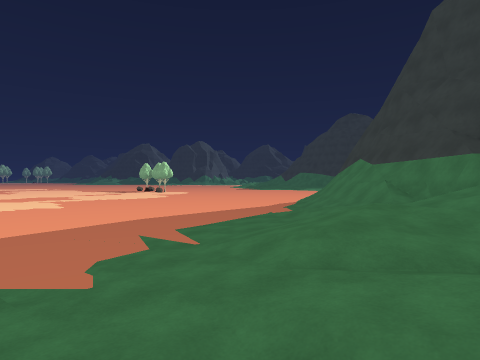
[1] (above)

17 first-person views from a walk through a 3-D level made in the Unity game engine. The camera is 1.3 m above the floor, looks level and sees 75° across. The floor is counted in squares, 2 m on a side. Each view is taken from the middle of a square. On the plan, view 1 faces up. The plan holds only what a view shows up to about 10 squares ahead; the rest is blank. The place goes on beyond the plan.

[2]
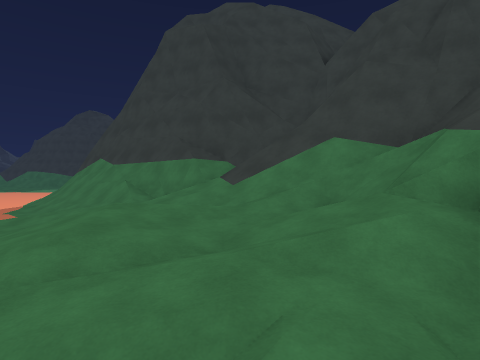

[3]
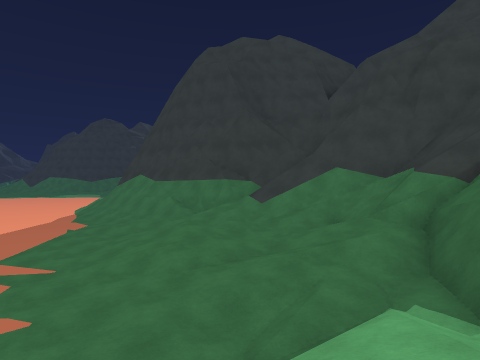

[4]
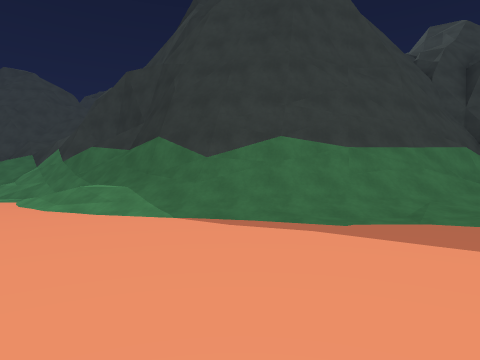

[5]
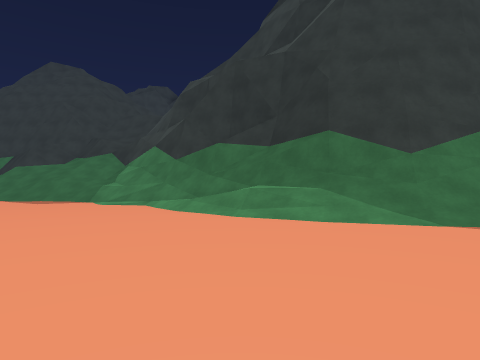

[6]
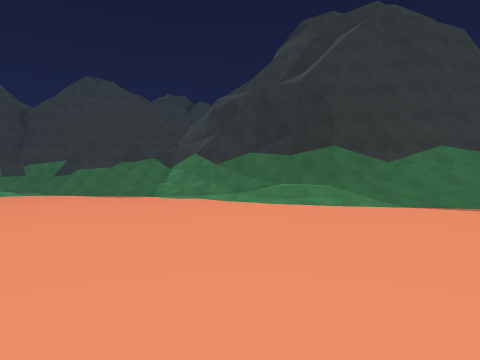

[7]
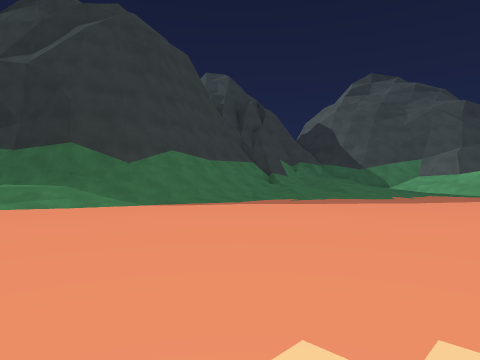

[8]
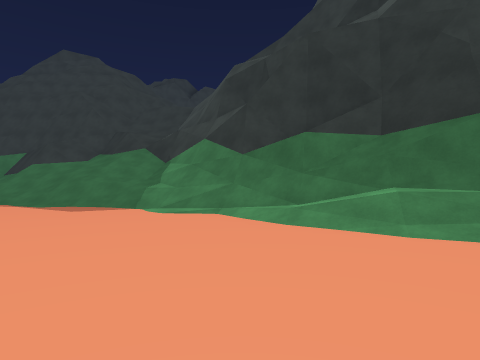

[9]
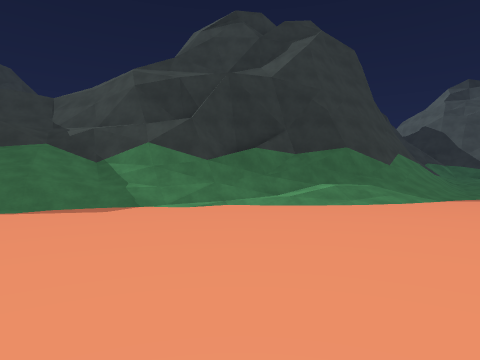

[10]
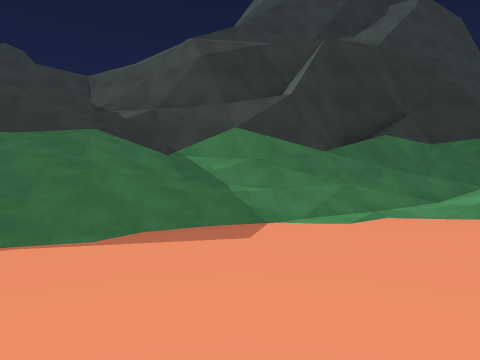

[11]
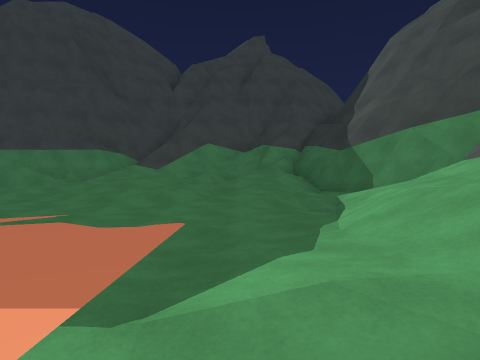

[12]
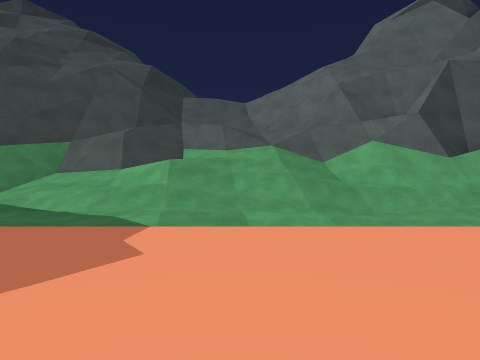

[13]
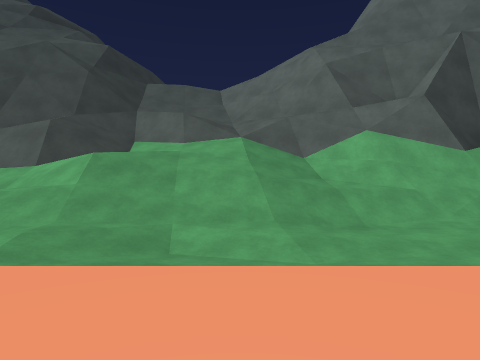

[14]
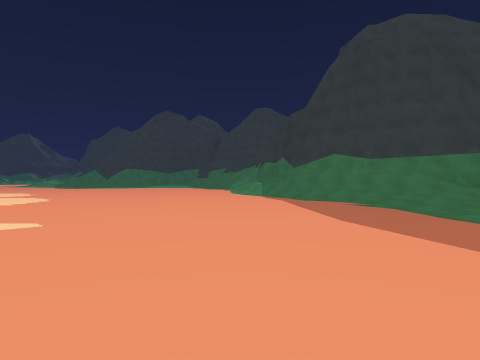

[15]
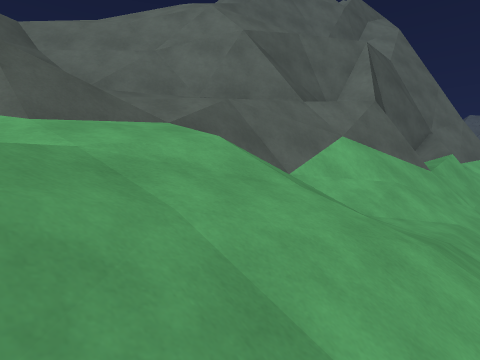

[16]
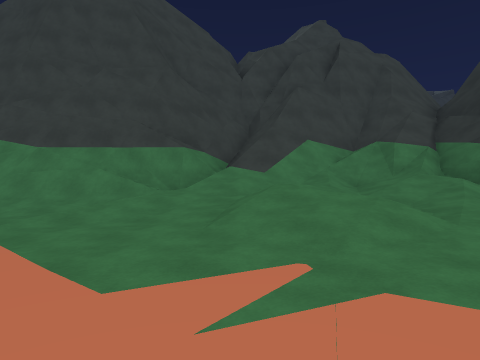

[17]
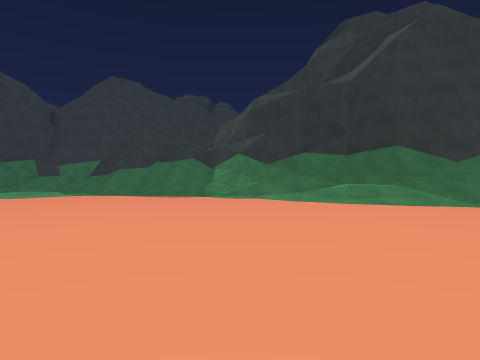

### Floor plan
Key: @ floor where view 1 was taken; # wall or solid block; . main floor; : floor 0.25 m higher than the main floor; + floor 0.75 m higher than the main floor; * floor 1.25 m higher than the main floor; / step, stairs or slope; = window, fence, low wall or low ledge; ^ raised ledge; v drop or lower ground.
Columns run from 9 left of view 1 to 16 right of it. Each row starts with its distance up from view 1.
 24          .........//
 23          ........////= //
 22        ..........////////=
 21       ...........///=////
 20      ...........///#####
 19     ............/=####
 18      ........../####
 17     ........../=##==
 16     ........./#=#==#
 15    ........../###=##
 14    .........//^^###
 13    ........./#^ ^
 12    ........./#
 11    ........:/^^
 10   .........:/=^
  9   .........://^
  8   ........::/##^
  7   .......::+/##^
  6   .......::+*//##
  5   .......://///###
  4  .......://*///=#
  3  .......::/+///=#
  2 ........:+++///=##
  1 ..../::/::+//=//##
  0 .//////*/@+/##=//#
 -1 //////////#####=/
 -2 #//////##########
 -3 ###//////##vvv  #
 -4 ##///####vvvvvv
 -5 v###  ///
 -6 =/v#/
 -7  ////
 -8
 -9   ==

Where each view was taken, in squares from view 1:
view 1: 0 up, 0 right, facing up
view 2: 0 up, 0 right, facing up-right
view 3: 1 down, 2 left, facing up-right
view 4: 12 up, 3 left, facing right
view 5: 16 up, 2 left, facing right
view 6: 17 up, 5 left, facing right
view 7: 17 up, 5 left, facing down-right
view 8: 18 up, 0 right, facing right
view 9: 24 up, 0 right, facing down-right
view 10: 24 up, 4 right, facing down-right
view 11: 2 up, 5 left, facing right
view 12: 7 up, 5 left, facing down
view 13: 5 up, 6 left, facing down
view 14: 5 up, 7 left, facing up-right
view 15: 0 up, 4 left, facing down-left
view 16: 5 up, 3 left, facing right
view 17: 19 up, 5 left, facing right
